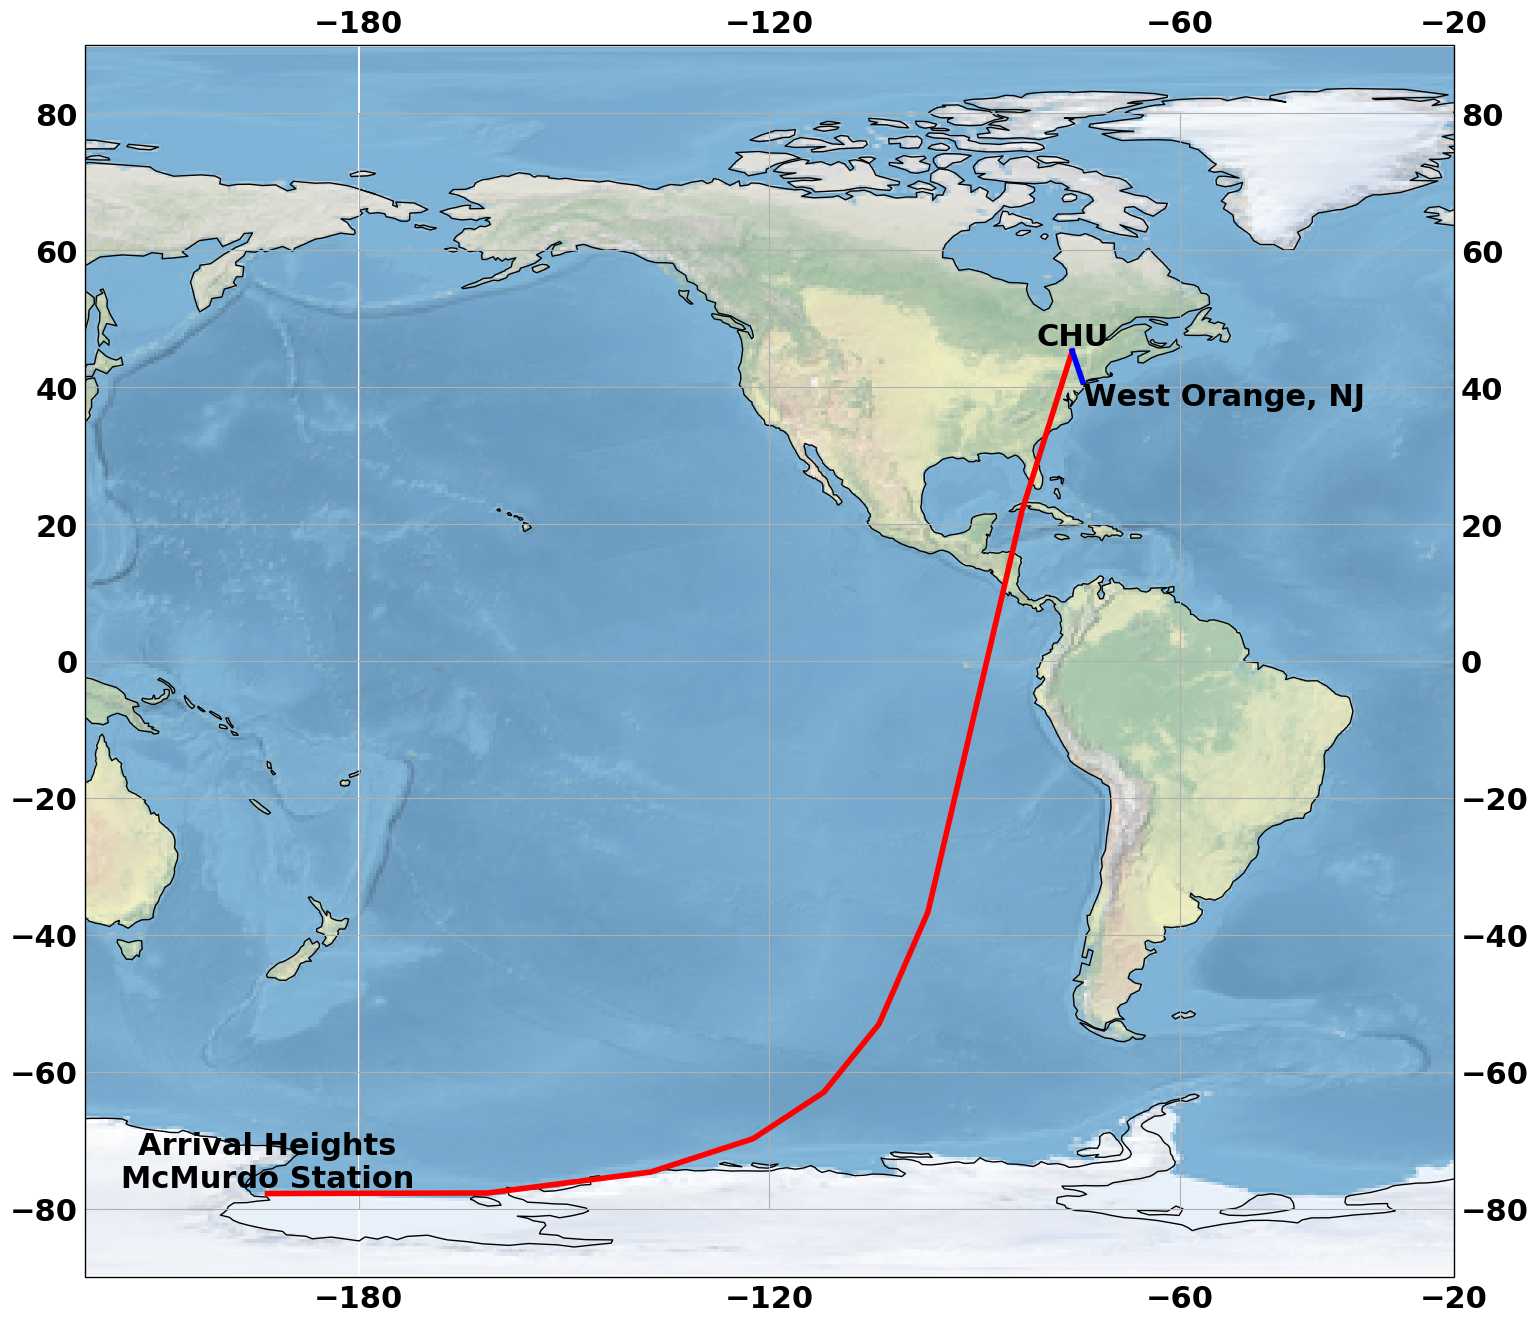

Python code for this plot:
#!/usr/bin/python3
import matplotlib as mpl
mpl.use('Agg')

import cartopy.crs as ccrs
import matplotlib.pyplot as plt

import numpy as np
from cartopy.mpl.ticker import LongitudeFormatter, LatitudeFormatter

font = {'weight' : 'bold', 'size'   : 22}
mpl.rc('font', **font)


#class LowerThresholdRobinson(ccrs.Robinson):
#    @property
#    def threshold(self):
#        return 1e3

locs        = {}
locs['CHU'] = l = {}
l['lat']    =  45.291165502 # CHU
l['lon']    = -75.753663652 # CHU
l['lbl']    = 'CHU'
l['ha']     = 'center'
l['va']     = 'bottom'

locs['McM'] = l = {}
l['lat']    = -77.80 # McMurdo Station
l['lon']    = 166.67 # McMurdo Station
l['lbl']    = 'Arrival Heights\nMcMurdo Station'
l['ha']     = 'center'
l['va']     = 'bottom'

locs['WO'] = l = {}
l['lat']    =  40.785628
l['lon']    = -74.226118
l['lbl']    = 'West Orange, NJ'
l['ha']     = 'left'
l['va']     = 'top'

projection  = ccrs.PlateCarree(central_longitude=-135.)

scl = 2
fig = plt.figure(figsize=(scl*10,scl*8))
ax  = fig.add_subplot(1,1,1, projection=projection)

ax.stock_img()



l_0 = locs['CHU']
l_1 = locs['McM']

ax.plot([l_0['lon'], l_1['lon']], [l_0['lat'], l_1['lat']],
         color='red', linewidth=4,transform=ccrs.Geodetic())

l_0 = locs['CHU']
l_1 = locs['WO']
ax.plot([l_0['lon'], l_1['lon']], [l_0['lat'], l_1['lat']],
         color='blue', linewidth=4,transform=ccrs.Geodetic())


for key,l in locs.items():
#    ax.text(l['lon']- 3, l['lat'] - 12, l['lbl'],
#             horizontalalignment='right',
#             transform=ccrs.Geodetic())

    ax.text(l['lon'], l['lat'], l['lbl'],
             ha=l.get('ha','right'),
             va=l.get('va','bottom'),
             transform=ccrs.Geodetic())

ax.coastlines()
xlocs = [-220,-180,-120,-60,-20]
ylocs = np.arange(-80,81,20)
ax.gridlines(draw_labels=True,xlocs=xlocs,ylocs=ylocs)

ax.set_extent([-220, -20, -90, 90], crs=ccrs.PlateCarree())
fig.savefig('map.png',bbox_inches='tight')
plt.close(fig)
